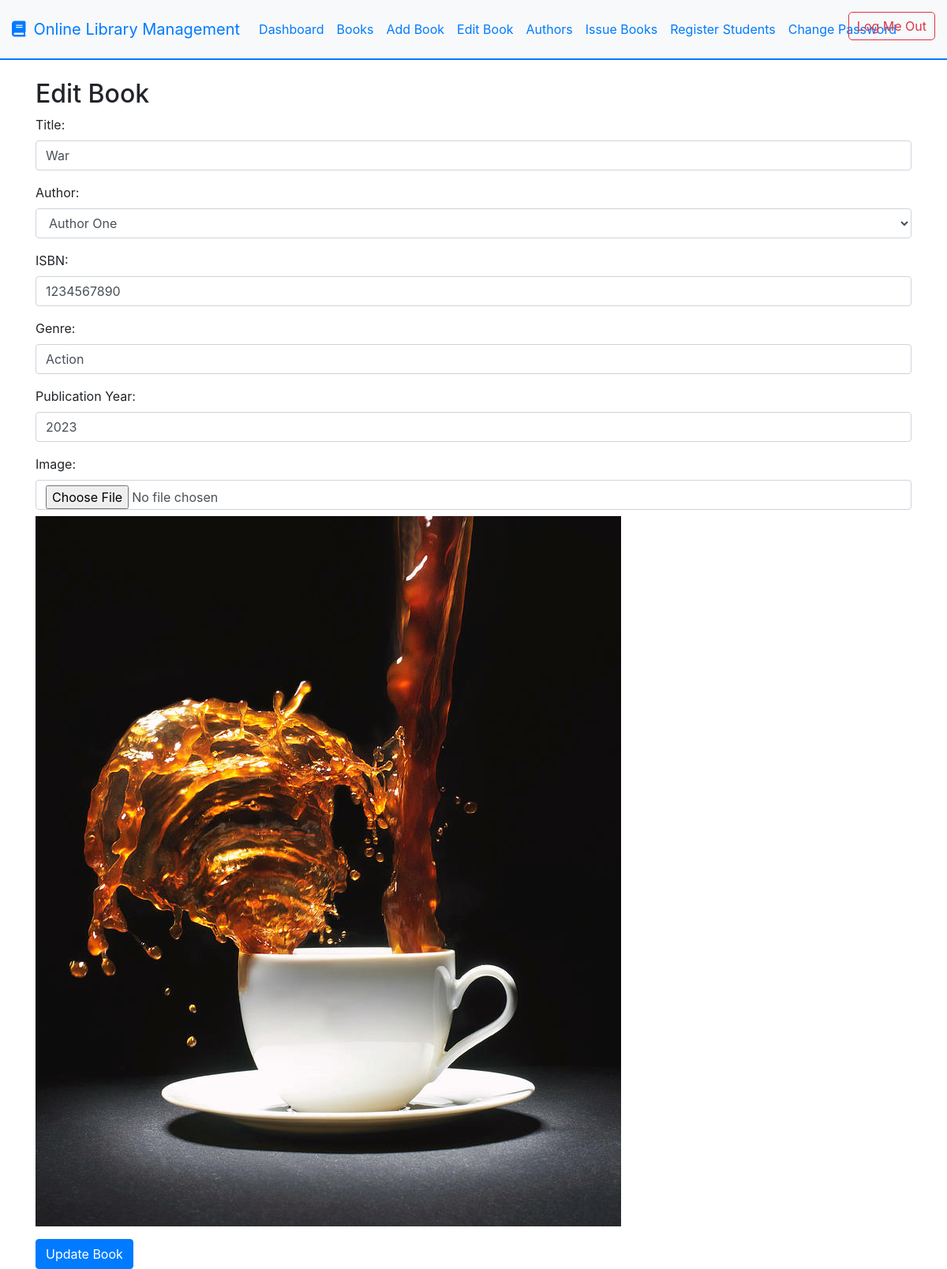
/edit_book.php?id=1 (signed in), run on the app's committed database.
### tables this page shows
CREATE TABLE `books` (
  `book_id` int(11) NOT NULL AUTO_INCREMENT,
  `title` varchar(255) NOT NULL,
  `author_id` int(11) DEFAULT NULL,
  `ISBN` varchar(20) DEFAULT NULL,
  `genre` varchar(100) DEFAULT NULL,
  `publication_year` year(4) DEFAULT NULL,
  `image` varchar(255) DEFAULT NULL,
  PRIMARY KEY (`book_id`),
  KEY `author_id` (`author_id`),
  CONSTRAINT `books_ibfk_1` FOREIGN KEY (`author_id`) REFERENCES `authors` (`author_id`)
);

CREATE TABLE `authors` (
  `author_id` int(11) NOT NULL AUTO_INCREMENT,
  `name` varchar(255) NOT NULL,
  `nationality` varchar(100) DEFAULT NULL,
  PRIMARY KEY (`author_id`)
);

### edit_book.php (the view, shortened to what this page needs)
<?php
include 'db.php';
$book_id = $_GET['id'];
$sql = "SELECT * FROM books WHERE book_id='$book_id'";
$result = $conn->query($sql);
$book = $result->fetch_assoc();
$authors_sql = "SELECT * FROM authors";
$authors_result = $conn->query($authors_sql);
?>
<!DOCTYPE html>
<html lang="en">
<head>
    <link rel="stylesheet" href="https://maxcdn.bootstrapcdn.com/bootstrap/4.5.2/css/bootstrap.min.css">
    <link rel="stylesheet" href="https://cdnjs.cloudflare.com/ajax/libs/font-awesome/6.0.0-beta3/css/all.min.css">
</head>
<body>
    <nav class="navbar navbar-expand-lg">
        <a class="navbar-brand" href="dashboard.php"><i class="fas fa-book"></i> Online Library Management</a>
        <div class="collapse navbar-collapse" id="navbarNav">
            <ul class="navbar-nav">
                <li class="nav-item">
                    <a class="nav-link" href="dashboard.php">Dashboard</a>
                </li>
                <li class="nav-item">
                    <a class="nav-link" href="list_books.php">Books</a>
                </li>
                <li class="nav-item">
                    <a class="nav-link" href="add_book.php">Add Book</a>
                </li>
                <li class="nav-item active">
                    <a class="nav-link" href="edit_book.php?id=<?php echo $book_id; ?>">Edit Book</a>
                </li>
                <li class="nav-item">
                    <a class="nav-link" href="#">Authors</a>
                </li>
                <li class="nav-item">
                    <a class="nav-link" href="#">Issue Books</a>
                </li>
                <li class="nav-item">
                    <a class="nav-link" href="#">Register Students</a>
                </li>
                <li class="nav-item">
                    <a class="nav-link" href="#">Change Password</a>
                </li>
            </ul>
            <a href="logout.php" class="logout-btn">Log Me Out</a>
        </div>
    </nav>
    <div class="container mt-4">
        <h2>Edit Book</h2>
        <form action="edit_book.php?id=<?php echo $book_id; ?>" method="post" enctype="multipart/form-data">
            <div class="form-group">
                <label for="title">Title:</label>
                <input type="text" class="form-control" id="title" name="title" value="<?php echo $book['title']; ?>" required>
            </div>
            <div class="form-group">
                <label for="author_id">Author:</label>
                <select class="form-control" id="author_id" name="author_id" required>
                    <?php while($row = $authors_result->fetch_assoc()): ?>
                        <option value="<?php echo $row['author_id']; ?>" <?php if ($row['author_id'] == $book['author_id']) echo 'selected'; ?>><?php echo $row['name']; ?></option>
                    <?php endwhile; ?>
                </select>
            </div>
            <div class="form-group">
                <label for="isbn">ISBN:</label>
                <input type="text" class="form-control" id="isbn" name="isbn" value="<?php echo $book['ISBN']; ?>" required>
            </div>
            <div class="form-group">
                <label for="genre">Genre:</label>
                <input type="text" class="form-control" id="genre" name="genre" value="<?php echo $book['genre']; ?>" required>
            </div>
            <div class="form-group">
                <label for="publication_year">Publication Year:</label>
                <input type="number" class="form-control" id="publication_year" name="publication_year" value="<?php echo $book['publication_year']; ?>" required>
            </div>
            <div class="form-group">
                <label for="image">Image:</label>
                <input type="file" class="form-control" id="image" name="image">
                <img src="<?php echo $book['image']; ?>" class="book-image mt-2" alt="Book Image">
            </div>
            <button type="submit" class="btn btn-primary">Update Book</button>
        </form>
    </div>
</body>
</html>

### edit_book.php (style rules this page uses)
.navbar { border-bottom: 2px solid #007bff; background-color: #f8f9fa; padding: 15px; }
.navbar-brand { display: flex; align-items: center; }
.navbar-brand i { margin-right: 10px; }
.navbar-nav .nav-link { color: #007bff; padding: 10px 15px; }
.logout-btn { position: absolute; right: 15px; top: 15px; color: #dc3545; border: 1px solid #dc3545; padding: 5px 10px; border-radius: 5px; }

### data on the page
books: title "War", author_id "Author One", isbn "1234567890", genre "Action", publication_year "2023", image (picture)
